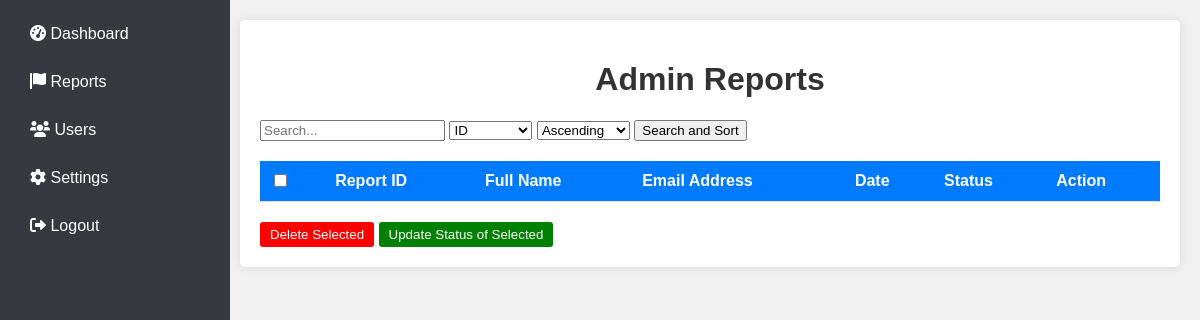
/admin/reports (signed in), run on an earlier commit of the app's database.
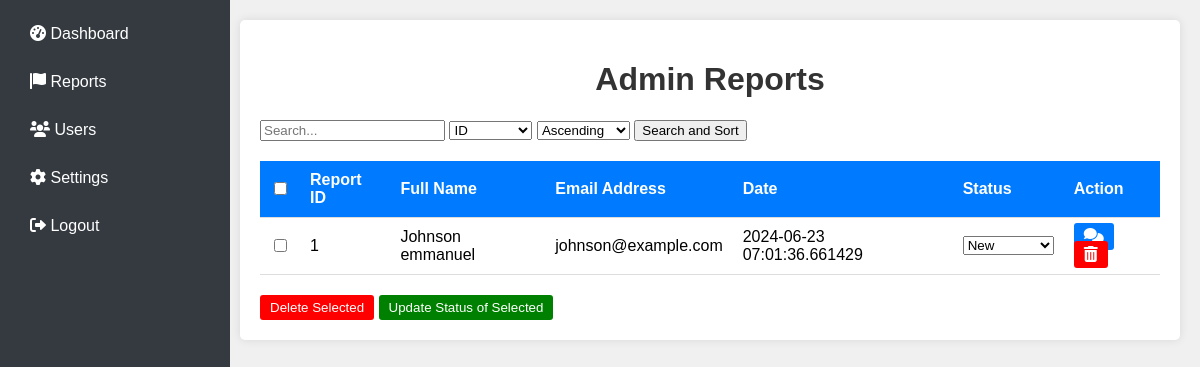
And on a later commit of the database.
### app.py (models this page shows)
class Report(db.Model):
    id = db.Column(db.Integer, primary_key=True)
    user_id = db.Column(db.Integer, db.ForeignKey('user.id'), nullable=False)
    chat_log = db.Column(db.Text, nullable=False)
    date = db.Column(db.DateTime, nullable=False, default=datetime.utcnow)
    evidence_filename = db.Column(db.String(200), nullable=True)
    status = db.Column(db.String(50), nullable=False, default='Pending')  # New status column

class User(UserMixin, db.Model):
    id = db.Column(db.Integer, primary_key=True)
    fullname = db.Column(db.String(100), nullable=False)
    email = db.Column(db.String(100), unique=True, nullable=False)
    password = db.Column(db.String(100), nullable=False)
    is_admin = db.Column(db.Boolean, default=False)
    reports = db.relationship('Report', backref='user', lazy=True)

### app.py (the view, shortened to what this page needs)
@app.route('/admin/reports', methods=['GET'])
def admin_reports():
    if 'user_id' not in session:
        return redirect(url_for('login'))
    user_id = session['user_id']
    current_user = User.query.get(user_id)
    if not current_user.is_admin:
        return redirect(url_for('login'))
    search_query = request.args.get('search', '')
    sort_by = request.args.get('sort_by', 'id')
    sort_order = request.args.get('sort_order', 'asc')
    query = Report.query.join(User)
    if sort_by == 'id':
        query = query.order_by(Report.id.desc() if sort_order == 'desc' else Report.id.asc())
    elif sort_by == 'fullname':
        query = query.order_by(User.fullname.desc() if sort_order == 'desc' else User.fullname.asc())
    elif sort_by == 'email':
        query = query.order_by(User.email.desc() if sort_order == 'desc' else User.email.asc())
    elif sort_by == 'date':
        query = query.order_by(Report.date.desc() if sort_order == 'desc' else Report.date.asc())
    reports = query.all()
    return render_template('admin_reports.html', reports=reports, search_query=search_query, sort_by=sort_by, sort_order=sort_order)

### templates/admin_reports.html (shortened to what this page needs)
<!DOCTYPE html>
<html lang="en">
<head>
    <link rel="stylesheet" href="https://cdnjs.cloudflare.com/ajax/libs/font-awesome/6.0.0-beta3/css/all.min.css">
</head>
<body>
    <div class="sidebar">
        <a href="{{ url_for('admin_dashboard') }}"><i class="fas fa-tachometer-alt"></i> Dashboard</a>
        <a href="{{ url_for('admin_reports') }}"><i class="fas fa-flag"></i> Reports</a>
        <a href="{{ url_for('admin_users') }}"><i class="fas fa-users"></i> Users</a>
        <a href="{{ url_for('admin_settings') }}"><i class="fas fa-cog"></i> Settings</a>
        <a href="{{ url_for('logout') }}"><i class="fas fa-sign-out-alt"></i> Logout</a>
    </div>
    <div class="main-content">
        <div class="container">
            <h1>Admin Reports</h1>
            <form method="get" action="{{ url_for('admin_reports') }}">
                <input type="text" name="search" placeholder="Search..." value="{{ search_query }}">
                <select name="sort_by">
                    <option value="id" {% if sort_by == 'id' %}selected{% endif %}>ID</option>
                </select>
                <select name="sort_order">
                    <option value="asc" {% if sort_order == 'asc' %}selected{% endif %}>Ascending</option>
                </select>
                <button type="submit">Search and Sort</button>
            </form>
            <form method="post" action="{{ url_for('bulk_action') }}">
                <table>
                    <thead>
                        <tr>
                            <th><input type="checkbox" id="select-all"></th>
                            <th>Report ID</th>
                            <th>Full Name</th>
                            <th>Email Address</th>
                            <th>Date</th>
                            <th>Status</th>
                            <th>Action</th>
                        </tr>
                    </thead>
                    <tbody>
                        {% for report in reports %}
                        <tr>
                            <td><input type="checkbox" name="selected_reports" value="{{ report.id }}"></td>
                            <td>{{ report.id }}</td>
                            <td>{{ report.user.fullname }}</td>
                            <td>{{ report.user.email }}</td>
                            <td>{{ report.date }}</td>
                            <td>
                                <select name="status_{{ report.id }}">
                                    <option value="New" {% if report.status == 'New' %}selected{% endif %}>New</option>
                                </select>
                            </td>
                            <td>
                                <a href="{{ url_for('admin_view_chat_log', report_id=report.id) }}" class="icon-btn icon-btn-primary"><i class="fas fa-comments"></i></a>
                                <a href="{{ url_for('delete_report', report_id=report.id) }}" class="icon-btn icon-btn-danger"><i class="fas fa-trash-alt"></i></a>
                            </td>
                        </tr>
                        {% endfor %}
                    </tbody>
                </table>
                <div style="margin-top: 20px;">
                    <button type="submit" name="action" value="delete" class="icon-btn icon-btn-danger">Delete Selected</button>
                    <button type="submit" name="action" value="update_status" class="icon-btn icon-btn-success">Update Status of Selected</button>
                </div>
            </form>
        </div>
    </div>
</body>
</html>

### templates/admin_reports.html (style rules this page uses)
body { font-family: Arial, sans-serif; background-color: #f0f0f0; margin: 0; padding: 0; display: flex; }
.sidebar { width: 200px; background-color: #343a40; padding: 15px; height: 100vh; position: fixed; }
.sidebar a { color: white; display: block; padding: 10px 15px; text-decoration: none; margin-bottom: 10px; border-radius: 5px; }
.main-content { margin-left: 220px; padding: 20px; width: calc(100% - 220px); }
.container { background-color: #fff; padding: 20px; border-radius: 5px; box-shadow: 0 0 10px rgba(0, 0, 0, 0.1); }
h1 { text-align: center; color: #333; }
table { width: 100%; border-collapse: collapse; margin-top: 20px; }
th, td { padding: 10px; border-bottom: 1px solid #ddd; text-align: left; }
th { background-color: #007bff; color: #fff; }
.icon-btn { padding: 5px 10px; border: none; border-radius: 3px; color: white; cursor: pointer; transition: background-color 0.3s; }
.icon-btn-primary { background-color: #007bff; }
.icon-btn-danger { background-color: red; }
.icon-btn-success { background-color: green; }

What changed in the data, as far as the page shows it:
added Report: id "1", user.fullname "Johnson emmanuel", user.email "johnson@example.com", date "2024-06-23 07:01:36.661429", id "New"
